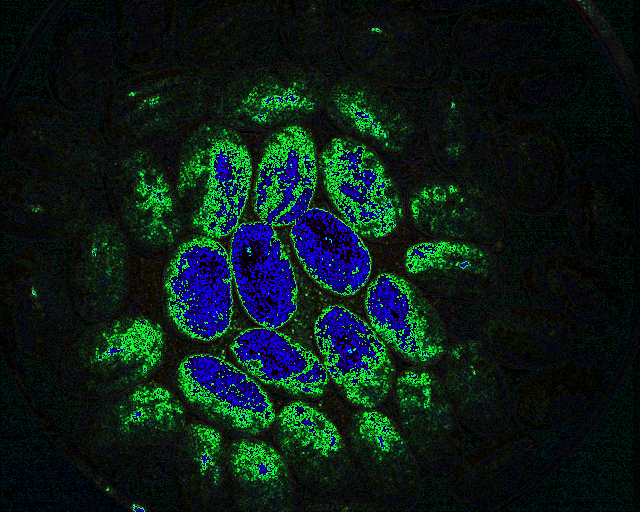
#> input picture lasca_result.png, 640 x 512 px
$ python -i Been_lasca.py   (imports and definitions only)
#> lines starting #> are read from the running program, lines starting #| are printed output that depends on the picture; after the words box and inside, x2 and y2 are one past the last pixel; in counts of white or black regions, pixels touching at a corner belong together
import cv2
import numpy as np
import os
import matplotlib.pyplot as plt

# Rotacionar imagem
def rotate_image(image, angle, scale=1.0):
    (h, w) = image.shape[:2]
    center = (w // 2, h // 2)
    M = cv2.getRotationMatrix2D(center, angle, scale)
    rotated = cv2.warpAffine(image, M, (w, h))
    return rotated

# Carregar imagem sem conversão de cores
def load_image(image_path):
    if not os.path.exists(image_path):
        raise FileNotFoundError(f"Erro: O arquivo '{image_path}' não foi encontrado.")

    image = cv2.imread(image_path, cv2.IMREAD_COLOR)  # Mantém a imagem original em BGR
    if image is None:
        raise ValueError(f"Erro: Não foi possível carregar a imagem '{image_path}'. Verifique o caminho e a integridade do arquivo.")

    return image

# Aplicação do LAsCA (Contraste Espacial do Laser Speckle) na imagem original com redução de tamanho
def apply_lasca(image, window_size=2, output_path="lasca_result.png"):
    h, w, c = image.shape
    new_h, new_w = h // window_size, w // window_size
    lasca_image = np.zeros((new_h, new_w, c), dtype=np.float32)

    for y in range(0, new_h):
        for x in range(0, new_w):
            for channel in range(c):
                region = image[y*window_size:(y+1)*window_size, x*window_size:(x+1)*window_size, channel].astype(np.float32)
                mean_intensity = np.mean(region)
                std_intensity = np.std(region)

                if mean_intensity > 0:
                    contrast = std_intensity / mean_intensity  # Aplicando a equação do LAsCA
                else:
                    contrast = 0

                lasca_image[y, x, channel] = contrast * 255

    lasca_image = np.clip(lasca_image, 0, 255).astype(np.uint8)
    cv2.imwrite(output_path, lasca_image)
    print(f"Imagem LAsCA salva em: {output_path}")
    return lasca_image

# Criar máscara para destacar todos os tons de verde
def apply_green_mask(image_path, output_mask_path="green_mask.png"):
#> called with image_path = 'lasca_result.png', output_mask_path = 'green_mask.png'
    image = cv2.imread(image_path)
#> image is the input picture: shape (512, 640, 3); mean B, G, R 23.7, 28.4, 10.4
    if image is None:
        raise ValueError(f"Erro ao carregar a imagem LAsCA: {image_path}")

    hsv = cv2.cvtColor(image, cv2.COLOR_BGR2HSV)
#> hsv: shape (512, 640, 3); mean H, S, V 65, 185.3, 42.6
    lower_green = np.array([20, 40, 40])  # Faixa ajustada para capturar todos os tons de verde
    upper_green = np.array([100, 255, 255])
    mask = cv2.inRange(hsv, lower_green, upper_green)
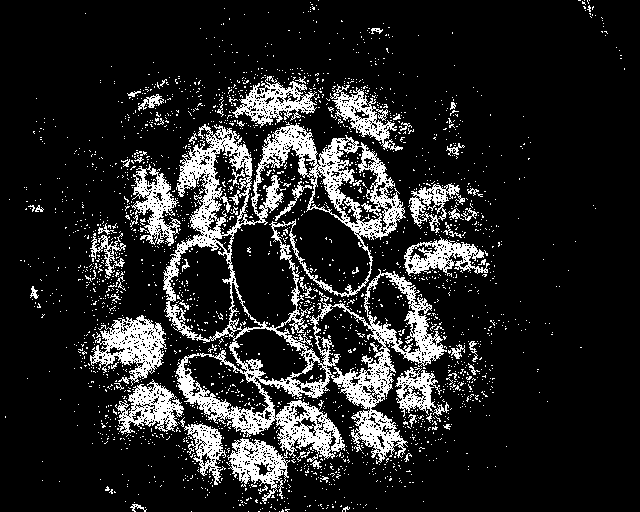
#> mask: shape (512, 640); 14.5% white; 2433 white regions (2370 under 20 px), largest, box (x1, y1, x2, y2) and area: (163, 122, 447, 504) 25458, (90, 315, 167, 386) 2511, (232, 76, 317, 128) 1740

    # Aplicar operações morfológicas para suavizar e melhorar a detecção
    kernel = np.ones((9, 9), np.uint8)  # Kernel ajustado para suavização
    mask = cv2.morphologyEx(mask, cv2.MORPH_OPEN, kernel)
#> mask: shape (512, 640); every value is 0
    mask = cv2.morphologyEx(mask, cv2.MORPH_CLOSE, kernel)

    cv2.imwrite(output_mask_path, mask)
    print(f"Máscara de Verde salva em: {output_mask_path}")
    return mask

# Pipeline - Etapa 1: Gerar LAsCA e salvar
image_path = "C:/Users/jsantos1/OneDrive - QuidelOrtho/Documents/Mestrado/Code/Images/1_speckle.bmp"  # Substitua pela imagem real
lasca_output = "lasca_result.png"
mask_output = "green_mask.png"

# [6 lines not run here, left out]

>>> result = apply_green_mask('lasca_result.png')
